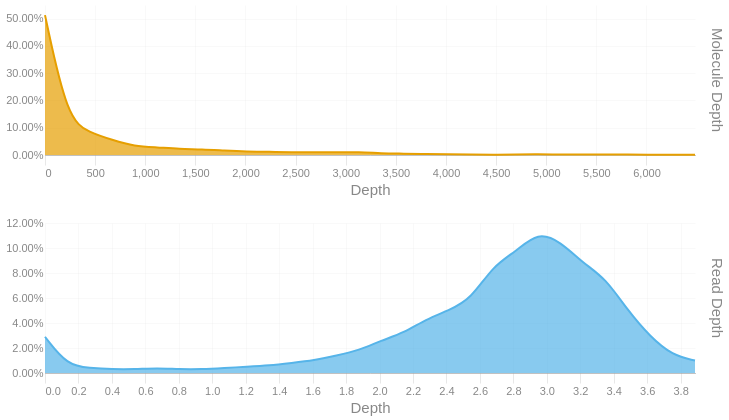

Write notebook code for a chart like this one.
### Code cell
readdep = depth_hist(tb['Read Depth'], q99, 3)
readdep = readdep.with_columns(pl.lit('Read Depth').alias('Metric'))
if not SKIPLR:
    moldep = depth_hist(tb['Molecule Depth'], mol_q99, 1)
    moldep = moldep.with_columns(pl.lit('Molecule Depth').alias('Metric'))
    _hist = pl.concat([readdep, moldep])
    _hist = _hist.filter(pl.col('Proportion') != 0)
    with SafeRender(_hist):
        (
            alt.Chart(_hist)        
            .mark_area(interpolate = "basis")
            .encode(
                x=alt.X('Bin:Q').scale(domainMin=0).axis(alt.Axis(title='Depth')),
                y = alt.Y('Proportion:Q', title = None).axis(format = '.2%'),
                color = alt.Color('Metric:N').legend(None),
                row = alt.Row("Metric:N").header(title = None, labelOrient = 'right'),
                tooltip = [
                    alt.Tooltip("Metric:N", title = "Metric"),
                    alt.Tooltip('Interval:N', title = "Depth Interval"),
                    alt.Tooltip('Proportion:Q', title = "% Alignments").format('.2%')
                ]
            )
            .resolve_scale(x='independent', y='independent')
            .properties(
                height = 150, width = 650,
                usermeta={'embedOptions': {'downloadFileName': f'{samplename}.depth.hist'}}
            )
        ).display()
else:
    readdep = readdep.filter(pl.col('Proportion') != 0)
    with SafeRender(readdep):
        (
            alt.Chart(readdep)        
            .mark_area(interpolate = "basis")
            .encode(
                x=alt.X('Bin:Q').scale(domainMin=0).axis(alt.Axis(title='Depth')),
                y = alt.Y('Proportion:Q', title = None).axis(format = '.2%'),
                tooltip = [
                    alt.Tooltip('Interval:N', title = "Depth Interval"),
                    alt.Tooltip('Proportion:Q', title = "% Alignments").format('.2%')
                ]
            )
            .properties(
                usermeta={'embedOptions': {'downloadFileName': f'{samplename}.depth.hist'}}
            )
        ).display()

### Figure 1 — Vega-Lite specification as saved in the notebook (floating-point values rounded to 4 significant figures)
{"width": 650, "height": 150, "config": {"title": {"anchor": "start", "dy": -15, "fontSize": 18, "color": "#888888", "subtitleColor": "#888888", "subtitleFontSize": 14}, "arc": {"fill": "#0072B2"}, "axis": {"domainColor": "#888888", "domainWidth": 0.5, "gridWidth": 0.2, "grid": false, "titleFontWeight": 400, "titleFontSize": 15, "labelFontSize": 11, "labelColor": "#888888", "tickColor": "#888888", "tickWidth": 0.2, "titleColor": "#888888"}, "axisBand": {"grid": false}, "axisX": {"grid": true, "tickSize": 10, "domainCap": "round"}, "axisY": {"domain": false, "grid": true, "tickSize": 0, "domainCap": "round"}, "background": "transparent", "header": {"labelFontSize": 15, "labelColor": "#888888", "titleFontSize": 15, "titleFontWeight": 600, "titleColor": "#888888"}, "legend": {"labelFont": "sans-serif", "labelFontSize": 12, "labelColor": "#888888", "symbolSize": 100, "symbolType": "circle", "titleFontSize": 12, "titlePadding": 10, "titleColor": "#888888", "title": null}, "range": {"category": ["#E69F00", "#56B4E9", "#009E73", "#F0E442", "#0072B2", "#D55E00", "#CC79A7", "#000000"], "diverging": ["#cfe8f3", "#a2d4ec", "#73bfe2", "#46abdb", "#1696d2", "#12719e"]}, "area": {"fill": "#0072B2", "fillOpacity": 0.7, "line": true, "strokeOpacity": 0.7}, "line": {"color": "#0072B2", "stroke": "#0072B2", "strokeWidth": 2}, "trail": {"color": "#0072B2", "stroke": "#0072B2", "strokeWidth": 0, "size": 1}, "point": {"filled": true, "fillOpacity": 1.0, "size": 95}, "text": {"color": "#888888", "fontSize": 11, "align": "right", "fontWeight": 400, "size": 11}, "bar": {"fill": "#0072B2", "stroke": null}, "view": {"stroke": null, "continuousWidth": 660, "continuousHeight": 400}}, "data": {"name": "data-75bfa53c9c6d0d4e5c71835be98c3591"}, "mark": {"type": "area", "interpolate": "basis"}, "encoding": {"color": {"field": "Metric", "legend": null, "type": "nominal"}, "row": {"field": "Metric", "header": {"title": null, "labelOrient": "right"}, "type": "nominal"}, "tooltip": [{"field": "Metric", "title": "Metric", "type": "nominal"}, {"field": "Interval", "title": "Depth Interval", "type": "nominal"}, {"field": "Proportion", "format": ".2%", "title": "% Alignments", "type": "quantitative"}], "x": {"axis": {"title": "Depth"}, "field": "Bin", "scale": {"domainMin": 0}, "type": "quantitative"}, "y": {"axis": {"format": ".2%"}, "field": "Proportion", "title": null, "type": "quantitative"}}, "resolve": {"scale": {"x": "independent", "y": "independent"}}, "usermeta": {"embedOptions": {"downloadFileName": "S1_Tusket_024.depth.hist"}}, "$schema": "https://vega.github.io/schema/vega-lite/v6.1.0.json", "datasets": {"data-75bfa53c9c6d0d4e5c71835be98c3591": [{"Bin": 0.0, "Interval": "0.0-0.134", "Proportion": 0.029, "Metric": "Read Depth"}, {"Bin": 0.134, "Interval": "0.134-0.268", "Proportion": 0.006, "Metric": "Read Depth"}, {"Bin": 0.268, "Interval": "0.268-0.402", "Proportion": 0.004, "Metric": "Read Depth"}, {"Bin": 0.402, "Interval": "0.402-0.536", "Proportion": 0.003, "Metric": "Read Depth"}, {"Bin": 0.536, "Interval": "0.536-0.67", "Proportion": 0.003, "Metric": "Read Depth"}, {"Bin": 0.67, "Interval": "0.67-0.804", "Proportion": 0.004, "Metric": "Read Depth"}, {"Bin": 0.804, "Interval": "0.804-0.938", "Proportion": 0.003, "Metric": "Read Depth"}, {"Bin": 0.938, "Interval": "0.938-1.072", "Proportion": 0.003, "Metric": "Read Depth"}, {"Bin": 1.072, "Interval": "1.072-1.206", "Proportion": 0.004, "Metric": "Read Depth"}, {"Bin": 1.206, "Interval": "1.206-1.34", "Proportion": 0.005, "Metric": "Read Depth"}, {"Bin": 1.34, "Interval": "1.34-1.474", "Proportion": 0.006, "Metric": "Read Depth"}, {"Bin": 1.474, "Interval": "1.474-1.608", "Proportion": 0.008, "Metric": "Read Depth"}, {"Bin": 1.608, "Interval": "1.608-1.742", "Proportion": 0.01, "Metric": "Read Depth"}, {"Bin": 1.742, "Interval": "1.742-1.876", "Proportion": 0.014, "Metric": "Read Depth"}, {"Bin": 1.876, "Interval": "1.876-2.01", "Proportion": 0.018, "Metric": "Read Depth"}, {"Bin": 2.01, "Interval": "2.01-2.144", "Proportion": 0.026, "Metric": "Read Depth"}, {"Bin": 2.144, "Interval": "2.144-2.278", "Proportion": 0.032, "Metric": "Read Depth"}, {"Bin": 2.278, "Interval": "2.278-2.412", "Proportion": 0.043, "Metric": "Read Depth"}, {"Bin": 2.412, "Interval": "2.412-2.546", "Proportion": 0.05, "Metric": "Read Depth"}, {"Bin": 2.546, "Interval": "2.546-2.68", "Proportion": 0.059, "Metric": "Read Depth"}, {"Bin": 2.68, "Interval": "2.68-2.814", "Proportion": 0.086, "Metric": "Read Depth"}, {"Bin": 2.814, "Interval": "2.814-2.948", "Proportion": 0.097, "Metric": "Read Depth"}, {"Bin": 2.948, "Interval": "2.948-3.082", "Proportion": 0.113, "Metric": "Read Depth"}, {"Bin": 3.082, "Interval": "3.082-3.216", "Proportion": 0.105, "Metric": "Read Depth"}, {"Bin": 3.216, "Interval": "3.216-3.35", "Proportion": 0.088, "Metric": "Read Depth"}, {"Bin": 3.35, "Interval": "3.35-3.484", "Proportion": 0.076, "Metric": "Read Depth"}, {"Bin": 3.484, "Interval": "3.484-3.618", "Proportion": 0.05, "Metric": "Read Depth"}, {"Bin": 3.618, "Interval": "3.618-3.752", "Proportion": 0.029, "Metric": "Read Depth"}, {"Bin": 3.752, "Interval": "3.752-3.886", "Proportion": 0.014, "Metric": "Read Depth"}, {"Bin": 3.886, "Interval": "3.886-4.02", "Proportion": 0.01, "Metric": "Read Depth"}, {"Bin": 0.0, "Interval": "0.0-223.6", "Proportion": 0.513, "Metric": "Molecule Depth"}, {"Bin": 223.6, "Interval": "223.6-447.2", "Proportion": 0.13, "Metric": "Molecule Depth"}, {"Bin": 447.2, "Interval": "447.2-670.7", "Proportion": 0.082, "Metric": "Molecule Depth"}, {"Bin": 670.7, "Interval": "670.7-894.3", "Proportion": 0.055, "Metric": "Molecule Depth"}, {"Bin": 894.3, "Interval": "894.3-1117.9", "Proportion": 0.032, "Metric": "Molecule Depth"}, {"Bin": 1118.0, "Interval": "1117.9-1341.5", "Proportion": 0.028, "Metric": "Molecule Depth"}, {"Bin": 1342.0, "Interval": "1341.5-1565.1", "Proportion": 0.022, "Metric": "Molecule Depth"}, {"Bin": 1565.0, "Interval": "1565.1-1788.6", "Proportion": 0.021, "Metric": "Molecule Depth"}, {"Bin": 1789.0, "Interval": "1788.6-2012.2", "Proportion": 0.016, "Metric": "Molecule Depth"}, {"Bin": 2012.0, "Interval": "2012.2-2235.8", "Proportion": 0.012, "Metric": "Molecule Depth"}, {"Bin": 2236.0, "Interval": "2235.8-2459.4", "Proportion": 0.012, "Metric": "Molecule Depth"}, {"Bin": 2459.0, "Interval": "2459.4-2682.9", "Proportion": 0.01, "Metric": "Molecule Depth"}, {"Bin": 2683.0, "Interval": "2682.9-2906.5", "Proportion": 0.011, "Metric": "Molecule Depth"}, {"Bin": 2906.0, "Interval": "2906.5-3130.1", "Proportion": 0.009, "Metric": "Molecule Depth"}, {"Bin": 3130.0, "Interval": "3130.1-3353.7", "Proportion": 0.011, "Metric": "Molecule Depth"}, {"Bin": 3354.0, "Interval": "3353.7-3577.3", "Proportion": 0.006, "Metric": "Molecule Depth"}, {"Bin": 3577.0, "Interval": "3577.3-3800.8", "Proportion": 0.005, "Metric": "Molecule Depth"}, {"Bin": 3801.0, "Interval": "3800.8-4024.4", "Proportion": 0.003, "Metric": "Molecule Depth"}, {"Bin": 4024.0, "Interval": "4024.4-4248.0", "Proportion": 0.003, "Metric": "Molecule Depth"}, {"Bin": 4248.0, "Interval": "4248.0-4471.6", "Proportion": 0.002, "Metric": "Molecule Depth"}, {"Bin": 4472.0, "Interval": "4471.6-4695.2", "Proportion": 0.001, "Metric": "Molecule Depth"}, {"Bin": 4695.0, "Interval": "4695.2-4918.7", "Proportion": 0.002, "Metric": "Molecule Depth"}, {"Bin": 4919.0, "Interval": "4918.7-5142.3", "Proportion": 0.003, "Metric": "Molecule Depth"}, {"Bin": 5142.0, "Interval": "5142.3-5365.9", "Proportion": 0.001, "Metric": "Molecule Depth"}, {"Bin": 5366.0, "Interval": "5365.9-5589.5", "Proportion": 0.002, "Metric": "Molecule Depth"}, {"Bin": 5590.0, "Interval": "5589.5-5813.0", "Proportion": 0.002, "Metric": "Molecule Depth"}, {"Bin": 5813.0, "Interval": "5813.0-6036.6", "Proportion": 0.002, "Metric": "Molecule Depth"}, {"Bin": 6037.0, "Interval": "6036.6-6260.2", "Proportion": 0.001, "Metric": "Molecule Depth"}, {"Bin": 6260.0, "Interval": "6260.2-6483.8", "Proportion": 0.001, "Metric": "Molecule Depth"}, {"Bin": 6484.0, "Interval": "6483.8-6707.36", "Proportion": 0.001, "Metric": "Molecule Depth"}]}}
